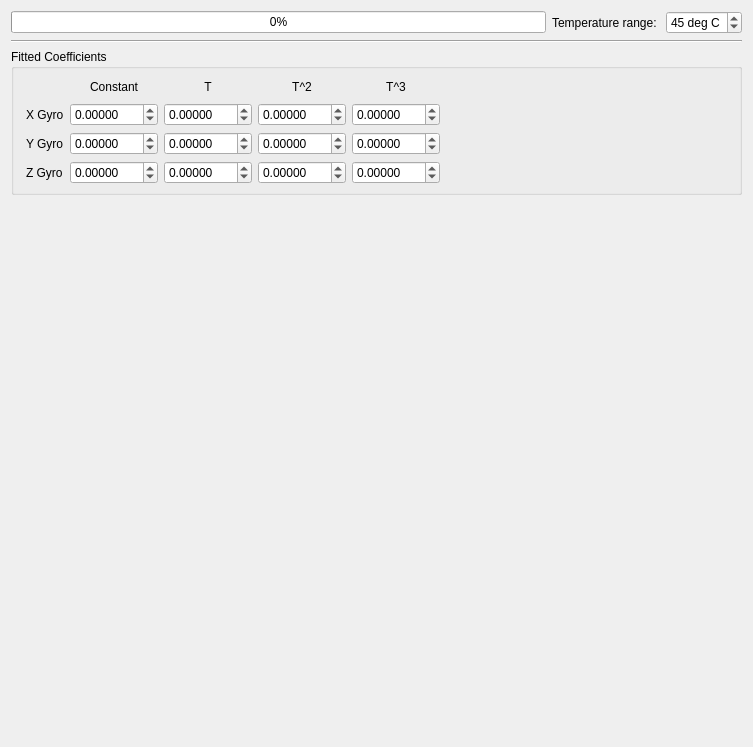
         <widget class="QWidget" name="scrollAreaWidgetContents_3">
          <property name="geometry">
           <rect>
            <x>0</x>
            <y>0</y>
            <width>753</width>
            <height>747</height>
           </rect>
          </property>
          <layout class="QVBoxLayout" name="verticalLayout_6">
           <item>
            <layout class="QHBoxLayout" name="horizontalLayout_2">
             <item>
              <widget class="QProgressBar" name="tempCalProgress">
               <property name="value">
                <number>0</number>
               </property>
              </widget>
             </item>
             <item>
              <widget class="QLabel" name="label_3">
               <property name="text">
                <string>Temperature range: </string>
               </property>
              </widget>
             </item>
             <item>
              <widget class="QSpinBox" name="tempCalRange">
               <property name="toolTip">
                <string>&lt;html&gt;&lt;head/&gt;&lt;body&gt;&lt;p&gt;Select the range of temperature to use for calibration.&lt;/p&gt;&lt;/body&gt;&lt;/html&gt;</string>
               </property>
               <property name="suffix">
                <string> deg C</string>
               </property>
               <property name="prefix">
                <string/>
               </property>
               <property name="value">
                <number>45</number>
               </property>
              </widget>
             </item>
            </layout>
           </item>
           <item>
            <widget class="Line" name="line">
             <property name="orientation">
              <enum>Qt::Horizontal</enum>
             </property>
            </widget>
           </item>
           <item>
            <widget class="QGroupBox" name="groupBox_2">
             <property name="sizePolicy">
              <sizepolicy hsizetype="Preferred" vsizetype="Fixed">
               <horstretch>0</horstretch>
               <verstretch>0</verstretch>
              </sizepolicy>
             </property>
             <property name="title">
              <string>Fitted Coefficients</string>
             </property>
             <layout class="QGridLayout" name="gridLayout_7">
              <property name="leftMargin">
               <number>12</number>
              </property>
              <property name="topMargin">
               <number>8</number>
              </property>
              <property name="bottomMargin">
               <number>8</number>
              </property>
              <item row="0" column="0">
               <layout class="QGridLayout" name="gridLayout_6">
                <item row="2" column="4">
                 <widget class="QDoubleSpinBox" name="xGyroField_5">
                  <property name="decimals">
                   <number>5</number>
                  </property>
                  <property name="minimum">
                   <double>-180.000000000000000</double>
                  </property>
                  <property name="maximum">
                   <double>180.000000000000000</double>
                  </property>
                  <property name="objrelation" stdset="0">
                   <stringlist>
                    <string>objname:SensorSettings</string>
                    <string>fieldname:YGyroTempCoeff</string>
                    <string>element:T3</string>
                    <string>scale:1</string>
                    <string>buttongroup:1</string>
                   </stringlist>
                  </property>
                 </widget>
                </item>
                <item row="3" column="2">
                 <widget class="QDoubleSpinBox" name="xGyroField_10">
                  <property name="decimals">
                   <number>5</number>
                  </property>
                  <property name="minimum">
                   <double>-180.000000000000000</double>
                  </property>
                  <property name="maximum">
                   <double>180.000000000000000</double>
                  </property>
                  <property name="objrelation" stdset="0">
                   <stringlist>
                    <string>objname:SensorSettings</string>
                    <string>fieldname:ZGyroTempCoeff</string>
                    <string>element:T</string>
                    <string>scale:1</string>
                    <string>buttongroup:1</string>
                   </stringlist>
                  </property>
                 </widget>
                </item>
                <item row="1" column="4">
                 <widget class="QDoubleSpinBox" name="xGyroField_4">
                  <property name="decimals">
                   <number>5</number>
                  </property>
                  <property name="minimum">
                   <double>-180.000000000000000</double>
                  </property>
                  <property name="maximum">
                   <double>180.000000000000000</double>
                  </property>
                  <property name="objrelation" stdset="0">
                   <stringlist>
                    <string>objname:SensorSettings</string>
                    <string>fieldname:XGyroTempCoeff</string>
                    <string>element:T3</string>
                    <string>scale:1</string>
                    <string>buttongroup:1</string>
                   </stringlist>
                  </property>
                 </widget>
                </item>
                <item row="1" column="2">
                 <widget class="QDoubleSpinBox" name="xGyroField_2">
                  <property name="decimals">
                   <number>5</number>
                  </property>
                  <property name="minimum">
                   <double>-180.000000000000000</double>
                  </property>
                  <property name="maximum">
                   <double>180.000000000000000</double>
                  </property>
                  <property name="objrelation" stdset="0">
                   <stringlist>
                    <string>objname:SensorSettings</string>
                    <string>fieldname:XGyroTempCoeff</string>
                    <string>element:T</string>
                    <string>scale:1</string>
                    <string>buttongroup:1</string>
                   </stringlist>
                  </property>
                 </widget>
                </item>
                <item row="0" column="3">
                 <widget class="QLabel" name="label_14">
                  <property name="text">
                   <string>T^2</string>
                  </property>
                  <property name="alignment">
                   <set>Qt::AlignCenter</set>
                  </property>
                 </widget>
                </item>
                <item row="3" column="1">
                 <widget class="QDoubleSpinBox" name="xGyroField_11">
                  <property name="decimals">
                   <number>5</number>
                  </property>
                  <property name="minimum">
                   <double>-180.000000000000000</double>
                  </property>
                  <property name="maximum">
                   <double>180.000000000000000</double>
                  </property>
                  <property name="objrelation" stdset="0">
                   <stringlist>
                    <string>objname:SensorSettings</string>
                    <string>fieldname:ZGyroTempCoeff</string>
                    <string>element:1</string>
                    <string>scale:1</string>
                    <string>buttongroup:1</string>
                   </stringlist>
                  </property>
                 </widget>
                </item>
                <item row="1" column="1">
                 <widget class="QDoubleSpinBox" name="xGyroField_1">
                  <property name="decimals">
                   <number>5</number>
                  </property>
                  <property name="minimum">
                   <double>-180.000000000000000</double>
                  </property>
                  <property name="maximum">
                   <double>180.000000000000000</double>
                  </property>
                  <property name="objrelation" stdset="0">
                   <stringlist>
                    <string>objname:SensorSettings</string>
                    <string>fieldname:XGyroTempCoeff</string>
                    <string>element:1</string>
                    <string>scale:1</string>
                    <string>buttongroup:1</string>
                   </stringlist>
                  </property>
                 </widget>
                </item>
                <item row="0" column="1">
                 <widget class="QLabel" name="label_16">
                  <property name="text">
                   <string>Constant</string>
                  </property>
                  <property name="alignment">
                   <set>Qt::AlignCenter</set>
                  </property>
                 </widget>
                </item>
                <item row="1" column="3">
                 <widget class="QDoubleSpinBox" name="xGyroField_3">
                  <property name="decimals">
                   <number>5</number>
                  </property>
                  <property name="minimum">
                   <double>-180.000000000000000</double>
                  </property>
                  <property name="maximum">
                   <double>180.000000000000000</double>
                  </property>
                  <property name="objrelation" stdset="0">
                   <stringlist>
                    <string>objname:SensorSettings</string>
                    <string>fieldname:XGyroTempCoeff</string>
                    <string>element:T2</string>
                    <string>scale:1</string>
                    <string>buttongroup:1</string>
                   </stringlist>
                  </property>
                 </widget>
                </item>
                <item row="2" column="1">
                 <widget class="QDoubleSpinBox" name="xGyroField_7">
                  <property name="decimals">
                   <number>5</number>
                  </property>
                  <property name="minimum">
                   <double>-180.000000000000000</double>
                  </property>
                  <property name="maximum">
                   <double>180.000000000000000</double>
                  </property>
                  <property name="objrelation" stdset="0">
                   <stringlist>
                    <string>objname:SensorSettings</string>
                    <string>fieldname:YGyroTempCoeff</string>
                    <string>element:1</string>
                    <string>scale:1</string>
                    <string>buttongroup:1</string>
                   </stringlist>
                  </property>
                 </widget>
                </item>
                <item row="2" column="2">
                 <widget class="QDoubleSpinBox" name="xGyroField_6">
                  <property name="decimals">
                   <number>5</number>
                  </property>
                  <property name="minimum">
                   <double>-180.000000000000000</double>
                  </property>
                  <property name="maximum">
                   <double>180.000000000000000</double>
                  </property>
                  <property name="objrelation" stdset="0">
                   <stringlist>
                    <string>objname:SensorSettings</string>
                    <string>fieldname:YGyroTempCoeff</string>
                    <string>element:T</string>
                    <string>scale:1</string>
                    <string>buttongroup:1</string>
                   </stringlist>
                  </property>
                 </widget>
                </item>
                <item row="0" column="4">
                 <widget class="QLabel" name="label_11">
                  <property name="text">
                   <string>T^3</string>
                  </property>
                  <property name="alignment">
                   <set>Qt::AlignCenter</set>
                  </property>
                 </widget>
                </item>
                <item row="2" column="0">
                 <widget class="QLabel" name="label_12">
                  <property name="text">
                   <string>Y Gyro</string>
                  </property>
                 </widget>
                </item>
                <item row="2" column="3">
                 <widget class="QDoubleSpinBox" name="xGyroField_8">
                  <property name="decimals">
                   <number>5</number>
                  </property>
                  <property name="minimum">
                   <double>-180.000000000000000</double>
                  </property>
                  <property name="maximum">
                   <double>180.000000000000000</double>
                  </property>
                  <property name="objrelation" stdset="0">
                   <stringlist>
                    <string>objname:SensorSettings</string>
                    <string>fieldname:YGyroTempCoeff</string>
                    <string>element:T2</string>
                    <string>scale:1</string>
                    <string>buttongroup:1</string>
                   </stringlist>
                  </property>
                 </widget>
                </item>
                <item row="1" column="0">
                 <widget class="QLabel" name="label_15">
                  <property name="sizePolicy">
                   <sizepolicy hsizetype="Minimum" vsizetype="Preferred">
                    <horstretch>0</horstretch>
                    <verstretch>0</verstretch>
                   </sizepolicy>
                  </property>
                  <property name="maximumSize">
                   <size>
                    <width>60</width>
                    <height>16777215</height>
                   </size>
                  </property>
                  <property name="text">
                   <string>X Gyro</string>
                  </property>
                 </widget>
                </item>
                <item row="3" column="4">
                 <widget class="QDoubleSpinBox" name="xGyroField_9">
                  <property name="decimals">
                   <number>5</number>
                  </property>
                  <property name="minimum">
                   <double>-180.000000000000000</double>
                  </property>
                  <property name="maximum">
                   <double>180.000000000000000</double>
                  </property>
                  <property name="objrelation" stdset="0">
                   <stringlist>
                    <string>objname:SensorSettings</string>
                    <string>fieldname:ZGyroTempCoeff</string>
                    <string>element:T3</string>
                    <string>scale:1</string>
                    <string>buttongroup:1</string>
                   </stringlist>
                  </property>
                 </widget>
                </item>
                <item row="0" column="2">
                 <widget class="QLabel" name="label_17">
                  <property name="text">
                   <string>T</string>
                  </property>
                  <property name="alignment">
                   <set>Qt::AlignCenter</set>
                  </property>
                 </widget>
                </item>
                <item row="3" column="3">
                 <widget class="QDoubleSpinBox" name="xGyroField_12">
                  <property name="decimals">
                   <number>5</number>
                  </property>
                  <property name="minimum">
                   <double>-180.000000000000000</double>
                  </property>
                  <property name="maximum">
                   <double>180.000000000000000</double>
                  </property>
                  <property name="objrelation" stdset="0">
                   <stringlist>
                    <string>objname:SensorSettings</string>
                    <string>fieldname:ZGyroTempCoeff</string>
                    <string>element:T2</string>
                    <string>scale:1</string>
                    <string>buttongroup:1</string>
                   </stringlist>
                  </property>
                 </widget>
                </item>
                <item row="3" column="0">
                 <widget class="QLabel" name="label_13">
                  <property name="text">
                   <string>Z Gyro</string>
                  </property>
                 </widget>
                </item>
                <item row="0" column="5">
                 <spacer name="horizontalSpacer_4">
                  <property name="orientation">
                   <enum>Qt::Horizontal</enum>
                  </property>
                  <property name="sizeHint" stdset="0">
                   <size>
                    <width>40</width>
                    <height>20</height>
                   </size>
                  </property>
                 </spacer>
                </item>
               </layout>
              </item>
             </layout>
            </widget>
           </item>
           <item>
            <widget class="TempCompCurve" name="xGyroTemp" native="true">
             <property name="sizePolicy">
              <sizepolicy hsizetype="Preferred" vsizetype="MinimumExpanding">
               <horstretch>0</horstretch>
               <verstretch>0</verstretch>
              </sizepolicy>
             </property>
             <property name="minimumSize">
              <size>
               <width>0</width>
               <height>100</height>
              </size>
             </property>
            </widget>
           </item>
           <item>
            <widget class="TempCompCurve" name="yGyroTemp" native="true">
             <property name="sizePolicy">
              <sizepolicy hsizetype="Preferred" vsizetype="MinimumExpanding">
               <horstretch>0</horstretch>
               <verstretch>0</verstretch>
              </sizepolicy>
             </property>
             <property name="minimumSize">
              <size>
               <width>0</width>
               <height>100</height>
              </size>
             </property>
            </widget>
           </item>
           <item>
            <widget class="TempCompCurve" name="zGyroTemp" native="true">
             <property name="sizePolicy">
              <sizepolicy hsizetype="Preferred" vsizetype="MinimumExpanding">
               <horstretch>0</horstretch>
               <verstretch>0</verstretch>
              </sizepolicy>
             </property>
             <property name="minimumSize">
              <size>
               <width>0</width>
               <height>100</height>
              </size>
             </property>
            </widget>
           </item>
           <item>
            <widget class="QLabel" name="tempCalMessage">
             <property name="sizePolicy">
              <sizepolicy hsizetype="Preferred" vsizetype="MinimumExpanding">
               <horstretch>0</horstretch>
               <verstretch>0</verstretch>
              </sizepolicy>
             </property>
             <property name="minimumSize">
              <size>
               <width>0</width>
               <height>45</height>
              </size>
             </property>
             <property name="maximumSize">
              <size>
               <width>16777215</width>
               <height>50</height>
              </size>
             </property>
             <property name="text">
              <string/>
             </property>
            </widget>
           </item>
          </layout>
         </widget>
